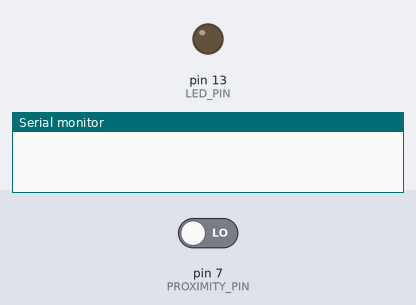
Bench run of a sketch on a simulated Arduino Uno, built with avr-gcc and run on an emulated ATmega328P. Shown: output pins drawn as LEDs (lit = HIGH), the last lines printed to the serial monitor. The test bench sets the inputs (shaded band); at power-on: pin 7 (PROXIMITY_PIN) LOW.

Above: at 1.2 s.
1.3 s: pin 7 (PROXIMITY_PIN) driven HIGH
2.9 s: pin 7 (PROXIMITY_PIN) driven LOW
At 4.0 s:
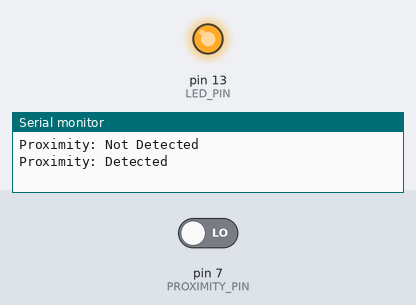
Timing chart, 0 to 5.9 s (numbered marks = the images above; inputs shaded):
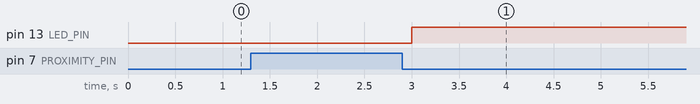

Measured:
- after the input at 2.9 s, pin 13 (LED_PIN): LOW → HIGH after 0.10 s

The sketch:

a.ino
```cpp
#define PROXIMITY_PIN 7
#define LED_PIN LED_BUILTIN
#define DEBOUNCE_DELAY 50

bool lastProximityState = LOW;
bool currentProximityState = LOW;
unsigned long lastDebounceTime = 0;

void setup() {
  Serial.begin(9600);
  pinMode(PROXIMITY_PIN, INPUT);
  pinMode(LED_PIN, OUTPUT);
}

void loop() {
  int reading = digitalRead(PROXIMITY_PIN);

  // Check if the reading has changed
  if (reading != lastProximityState) {
    lastDebounceTime = millis();
  }

  // If the reading is stable for a period longer than the debounce delay, update the state
  if ((millis() - lastDebounceTime) > DEBOUNCE_DELAY) {
    if (reading != currentProximityState) {
      currentProximityState = reading;

      // Invert the logic here: HIGH means not detected, LOW means detected
      Serial.print("Proximity: ");
      if (currentProximityState == LOW) { // Adjusted logic
        Serial.println("Detected");
        digitalWrite(LED_PIN, HIGH);  // Turn on LED when proximity is detected
      } else {
        Serial.println("Not Detected");
        digitalWrite(LED_PIN, LOW);   // Turn off LED when no proximity is detected
      }
    }
  }

  lastProximityState = reading;
  delay(100); // Check every 100ms
}
```
